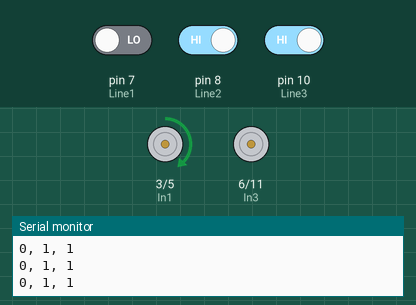
This sketch was run on a simulated Arduino Uno, built with avr-gcc and run on an emulated ATmega328P. On the bench: motor-driver pin pairs drawn as motors (green arrow = first pin HIGH = forward, orange = second pin HIGH = backward, longer = more drive), the last lines printed to the serial monitor. The inputs (shaded band) are chosen by the test bench; at power-on: pin 7 (Line1) LOW, pin 8 (Line2) HIGH, pin 10 (Line3) HIGH.

Above: at 1.2 s.
1.3 s: pin 7 (Line1) driven HIGH
At 1.8 s:
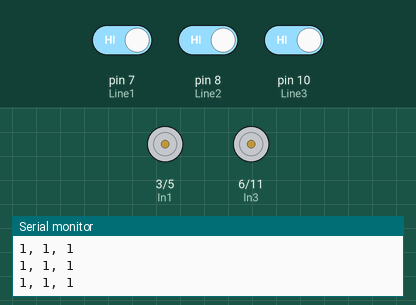
2.8 s: pin 7 (Line1) driven LOW
At 4.0 s:
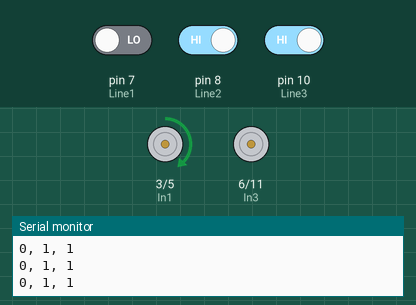
4.3 s: pin 8 (Line2) driven LOW
At 5.1 s:
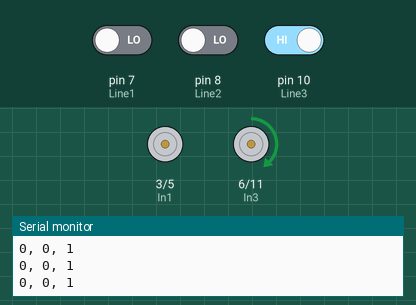
5.8 s: pin 10 (Line3) driven LOW
At 6.2 s:
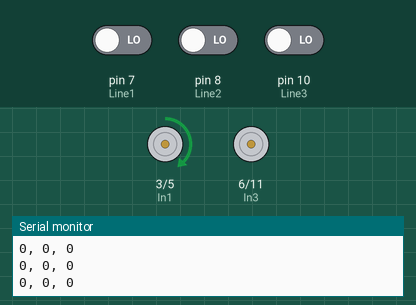
8.8 s: pin 8 (Line2) driven HIGH
At 9.8 s:
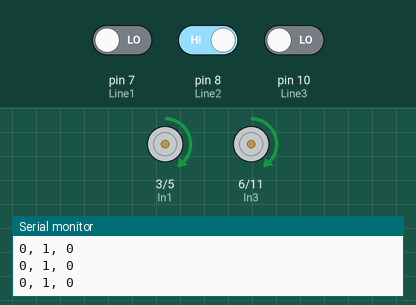
10.3 s: pin 10 (Line3) driven HIGH
At 10.8 s:
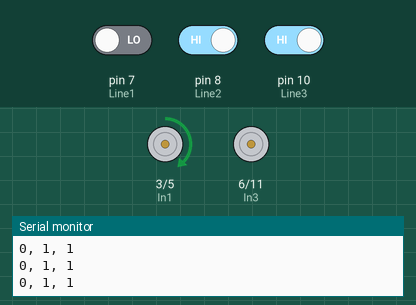
Timing chart, 0 to 12.8 s (numbered marks = the images above; inputs shaded):
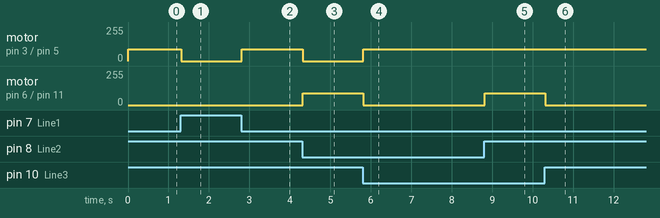

The sketch:

LineFollowing.ino
```cpp
const int Line1 = 7;     // Left Line Sensor
const int Line2 = 8;     // Center Line Sensor
const int Line3 = 10;    // Right Sensor
const int In1 = 3;      // In1
const int In2 = 5;      // In2
const int In3 = 6;     // In3
const int In4 = 11;     // In4

void setup()
{
  // initialize the pins
  pinMode(In1, OUTPUT);
  pinMode(In2, OUTPUT);
  pinMode(In3, OUTPUT);
  pinMode(In4, OUTPUT);
  pinMode(Line1, INPUT);
  pinMode(Line2, INPUT);
  pinMode(Line3, INPUT);
  Serial.begin(9600);
}

void loop()
{
  int slow, fast;
  int speed1;
  int speed2;
  fast=90;
  slow=0;
  int L1;
  int L2;
  int L3;
  int dir;
  while(1==1)
  {
    L1 = digitalRead(Line1);
    L2 = digitalRead(Line2);
    L3 = digitalRead(Line3);
    Serial.print(L1);
    Serial.print(", ");
    Serial.print(L2);
    Serial.print(", ");
    Serial.println(L3);

    if(L1 == 1 & L2 == 0 & L3 == 0)
    {
      //Left sees black, center & right see white
      //Turn left
      dir = 1;
      speed1=slow;
      speed2=fast;
      forward(speed1, speed2);
    }
    else if (L1 == 1  & L2 == 1 & L3 == 1)
    {
      //All sensors see white
      speed1=0;
      speed2=0;
      forward(speed1, speed2);
    }
    else if (L1 == 0 & L2 == 1 & L3 == 0)
    {
      //left sees white, center black and right white
      //go forward fast
      speed1=fast;
      speed2=fast;
      forward(speed1, speed2);
    }
    else if (L1 == 0 & L2 == 0 & L3 == 1)
    {
      //left & center see white, right sees black
      //turn right
      dir=2;
      speed1=fast;
      speed2=slow;
      forward(speed1, speed2);
    }
    else
    {
      if(dir == 1)
      {
        speed1=fast;
        speed2=slow;
        forward(speed1, speed2);
      }
      else
      {
        speed1=slow;
        speed2=fast;
        forward(speed1, speed2);
      }
    }
    //delay(5);
  }
}

void reverse(int speed1, int speed2)
{
analogWrite(In4, speed1);
analogWrite(In3, 0);
analogWrite(In2, speed2);
analogWrite(In1, 0);
return;
}

void forward (int speed1, int speed2)
{
analogWrite(In4, 0);
analogWrite(In3, speed1);
analogWrite(In2, 0);
analogWrite(In1, speed2);
return;
}

void stopNow()
{
  analogWrite(In4, 0);
  analogWrite(In3, 0);
  analogWrite(In2, 0);
  analogWrite(In1, 0);
  return;
}
```

Measured:
- after the input at 1.3 s, motor on pin 3 (In1) / pin 5 (In2): forward 90/255 → stopped at once
- after the input at 2.8 s, motor on pin 3 (In1) / pin 5 (In2): stopped → forward 90/255 at once
- after the input at 4.3 s, motor on pin 3 (In1) / pin 5 (In2): forward 90/255 → stopped at once; motor on pin 6 (In3) / pin 11 (In4): stopped → forward 90/255 at once
- after the input at 5.8 s, motor on pin 3 (In1) / pin 5 (In2): stopped → forward 90/255 at once; motor on pin 6 (In3) / pin 11 (In4): forward 90/255 → stopped at once
- after the input at 8.8 s, motor on pin 6 (In3) / pin 11 (In4): stopped → forward 90/255 at once
- after the input at 10.3 s, motor on pin 6 (In3) / pin 11 (In4): forward 90/255 → stopped at once
